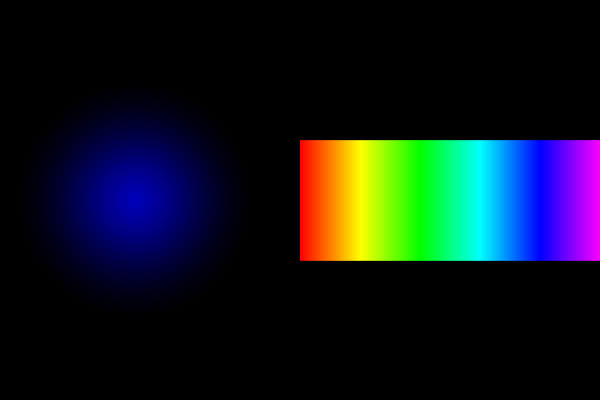
Frame 1 (no input)
Frame 60 (the mouse pressed at the canvas centre just before this capture): identical to frame 1, image omitted
Frame 120 (the mouse held since frame 60 and released just before this capture): identical to frame 1, image omitted

The Processing sketch that drew this single still picture (run headless with seeded random() and noise(); from frame 60 on, the mouse is pressed at the canvas centre):

// Processing sketch: task2
// ── task2.pde
int r = 255;
int o = 0;
int x = 300;
int y= 200;
int rgb1 = 0;
int rgb2 = 100;
int rgb3 = 100;
void setup() {
  size(600, 400);
  background(0);
}

void draw() {

  noStroke();

  while (r > 0) {
    fill(0, 0, 255, o);

    circle(100+35, 200, r);
    r-= 10;
    o+= 1;
  }
  

  while (x < (300+360)) {
    
    colorMode(HSB, 360, 100, 100);
    stroke(rgb1, rgb2, rgb3);
    line(x, y-60, x, y+60);

    x++;
    rgb1++;
  }
  
}
